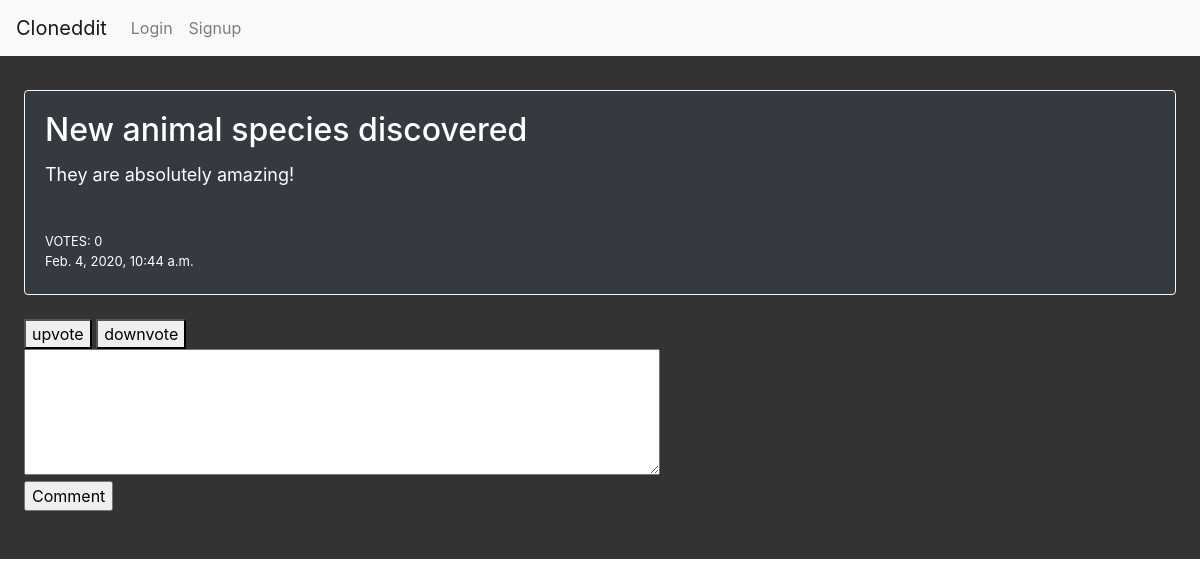
Before: /entry/5/ with the older database file.
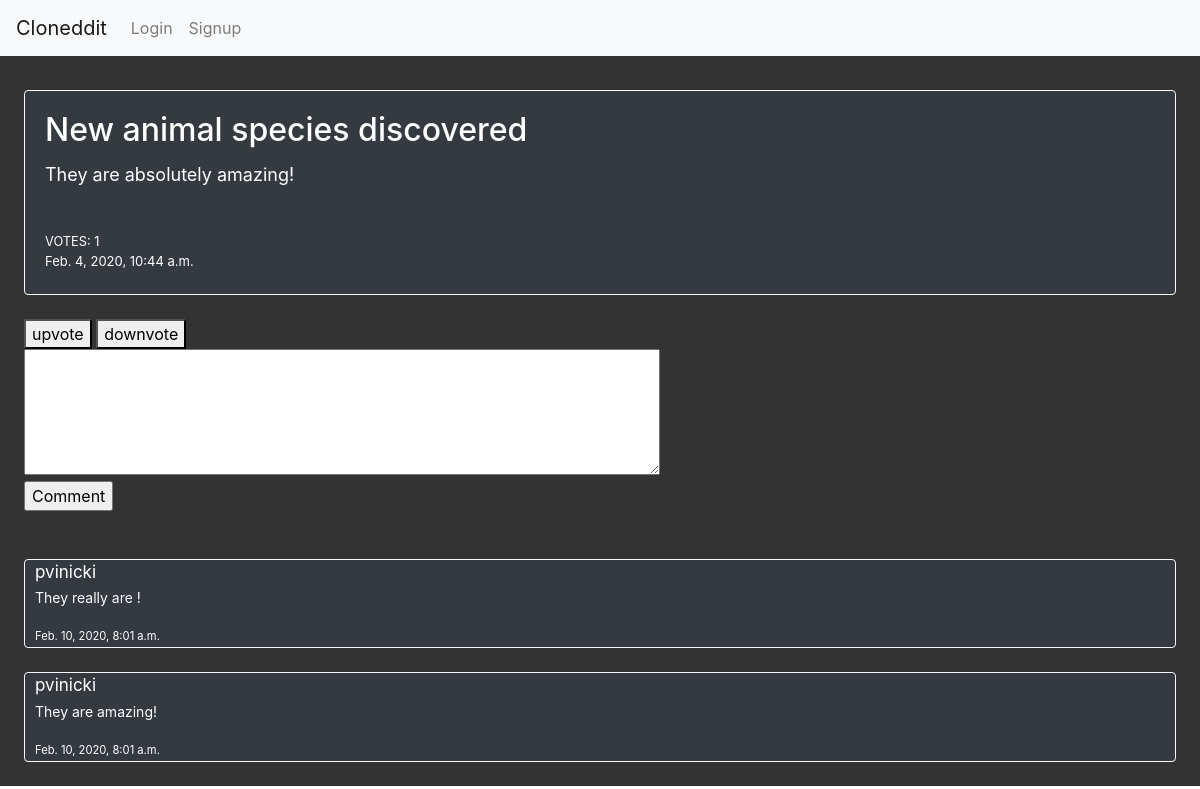
After: the same page with the newer database file.
### comments/models.py (models this page shows, shortened)
class Entry(models.Model):
    title = models.CharField(max_length=200)
    pub_date = models.DateTimeField('date published')
    text = models.TextField(max_length=500, blank = True)
    votes = models.IntegerField(default = 0)

class Comment(models.Model):
    parentID = models.IntegerField(default = 0)
    entry = models.ForeignKey(Entry, on_delete=models.CASCADE,null = True)
    name = models.CharField(max_length = 50)
    text = models.TextField(max_length = 500, blank = True)
    votes = models.IntegerField(default = 0)
    pub_date = models.DateTimeField('date published')

### comments/views.py (the view)
# urls.py: path('entry/<int:entry_id>/', views.entry_detail, name='entry_detail'),
def entry_detail(request, entry_id):
    form = Post()
    entry = Entry.objects.get(id = entry_id)
    comments = Comment.objects.filter(entry = entry_id).order_by('-pub_date')
    return render(request, 'entry_detail.html', {'entry':entry, 'comments':comments, 'form': form})

### comments/forms.py
class Post(forms.Form):
    title = forms.CharField(max_length = 200)
    text = forms.CharField(max_length = 500)

### comments/templates/entry_detail.html
{% include 'index.html' %}
<div style="background-color: #333333">
{% block content %}
    <div style="padding-left: 24px; padding-top: 34px; padding-right: 24px" style="background-color: #333333">
        <div class="card text-white bg-dark border-light">
            <div class="card-body">
                <div class="card-title">
                    <h2>{{ entry.title }}</h2>
                </div>
                <div class="card-text">
                    <p style="font-size: 18px;">{{ entry.text }}</p>
                </div>
                <br>
                <small>VOTES: {{entry.votes}}</small>
                <p style="font-size: 13px; margin-bottom: 2px;">{{ entry.pub_date }}</p>
            </div>
        </div>
        <br>
        <a href="{% url 'comments:upvote' entry.pk %}"><button >upvote</button> </a>
        <a href="{% url 'comments:downvote' entry.pk %}"><button >downvote</button> </a>
        <div>
            <form action="{% url 'comments:make_comment' entry.pk %}" method="POST">{% csrf_token %}
                <textarea name="text" id="text" cols="60" rows="5"></textarea>
                <br>
                <input type="submit" value="Comment">
            </form>
        </div>
        <br>
        <br>
        <div>
        {% if request.user.is_superuser %}
            {% for comment in comments %}
                <div class="card text-white bg-dark border-light">
                    <p style="font-size: 17px; padding-left:10px; margin-bottom: 2px" >{{ comment.name }}</p>
                    <p style="font-size: 14px; padding-left:10px;"> {{ comment.text }} </p>
                    <p style="font-size: 14px; margin-bottom: 2px; padding-left:10px;"><small>{{ comment.pub_date }}</small></p>
                </div>
                <a href="{% url 'comments:edit_comment' comment.pk entry.pk %}"><button>Edit</button></a>
                <a href="{% url 'comments:remove_comment' comment.pk entry.pk %}"><button>Remove</button></a>
                <br>
                <br>
            {% endfor %}
        {% else %}
            {% for comment in comments %}
            <div class="card text-white bg-dark border-light">
                <p style="font-size: 17px; padding-left:10px; margin-bottom: 2px" >{{ comment.name }}</p>
                <p style="font-size: 14px; padding-left:10px;"> {{ comment.text }} </p>
                <p style="font-size: 14px; margin-bottom: 2px; padding-left:10px;"><small>{{ comment.pub_date }}</small></p>
            </div>
            <br>
            {% endfor %}
        {% endif %}
    </div>
{% endblock %}
</div>

Changed rows visible on the page:
changed Entry "New animal species discovered": votes "0" → "1"
added Comment: name "pvinicki", text "They really are !", pub_date "Feb. 10, 2020, 8:01 a.m."
added Comment: name "pvinicki", text "They are amazing!", pub_date "Feb. 10, 2020, 8:01 a.m."
